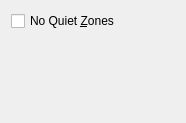
<?xml version="1.0" encoding="UTF-8"?>
<ui version="4.0">
 <class>grpITF14</class>
 <widget class="QWidget" name="grpITF14">
  <property name="geometry">
   <rect>
    <x>0</x>
    <y>0</y>
    <width>186</width>
    <height>123</height>
   </rect>
  </property>
  <property name="maximumSize">
   <size>
    <width>600</width>
    <height>16777215</height>
   </size>
  </property>
  <property name="windowTitle">
   <string>Form</string>
  </property>
  <layout class="QVBoxLayout" name="verticalLayout">
   <item>
    <widget class="QCheckBox" name="chkITF14NoQuietZones">
     <property name="text">
      <string>No Quiet &amp;Zones</string>
     </property>
     <property name="checked">
      <bool>false</bool>
     </property>
     <property name="toolTip">
      <string>Do not add quiet zones to whitespace</string>
     </property>
    </widget>
   </item>
   <item>
    <spacer name="verticalSpacer">
     <property name="orientation">
      <enum>Qt::Vertical</enum>
     </property>
     <property name="sizeHint" stdset="0">
      <size>
       <width>20</width>
       <height>40</height>
      </size>
     </property>
    </spacer>
   </item>
  </layout>
 </widget>
 <resources/>
 <connections/>
</ui>
